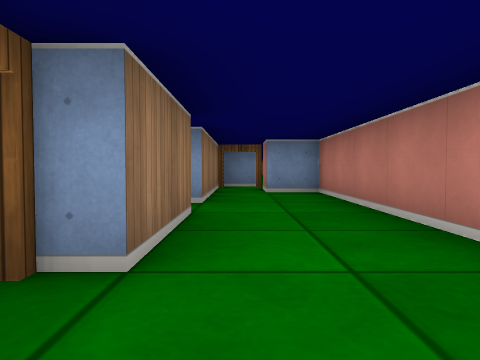
View 1 (above)

24 first-person views from a walk through a cub3D maze. The camera is about half as high as the walls, tilts 2° down and sees 70° across. The floor is counted in squares. Each view is taken from the middle of a square. On the plan, view 1 faces up. The plan holds only what a view shows up to about 9 squares ahead; the rest is blank.

View 2
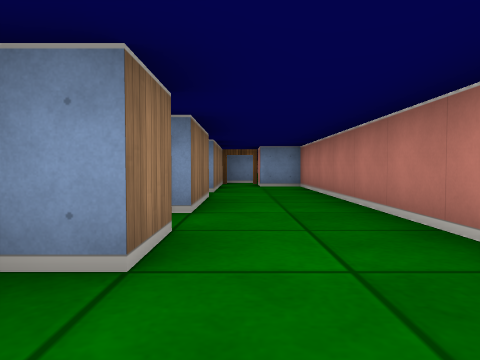

View 3
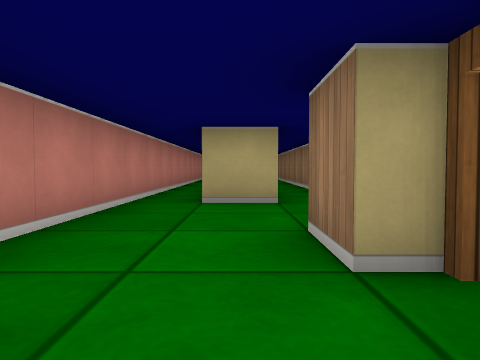

View 4
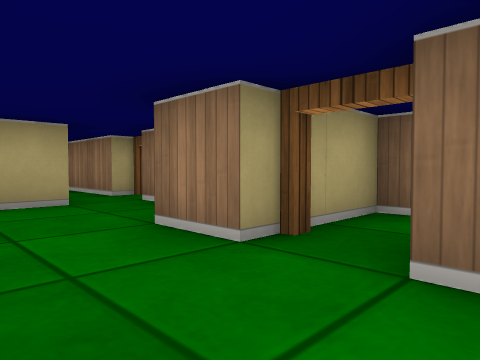

View 5
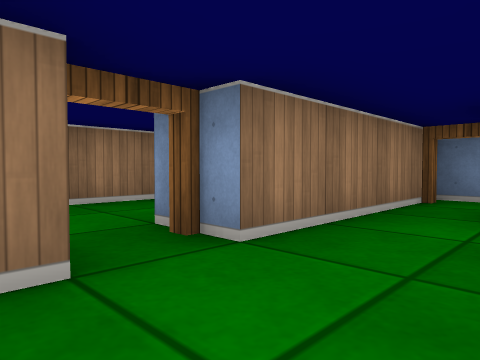

View 6
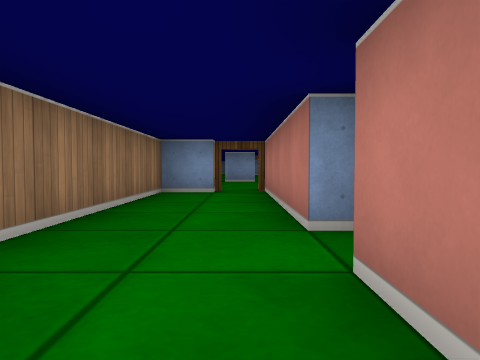

View 7
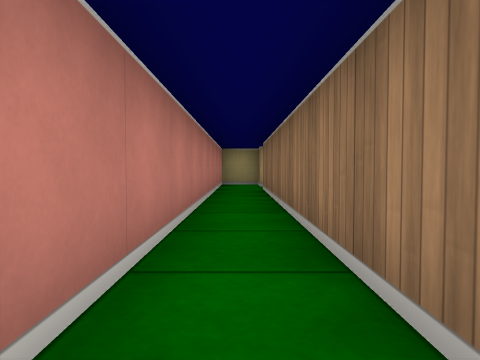

View 8
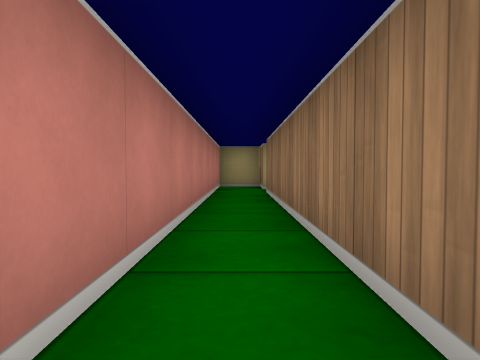

View 9
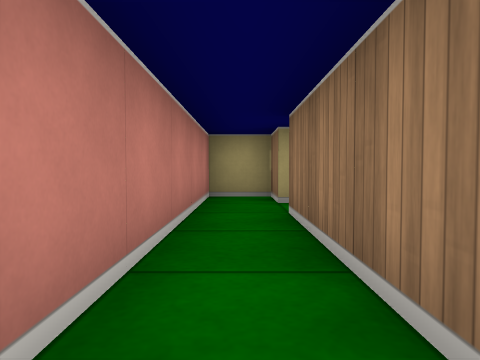

View 10
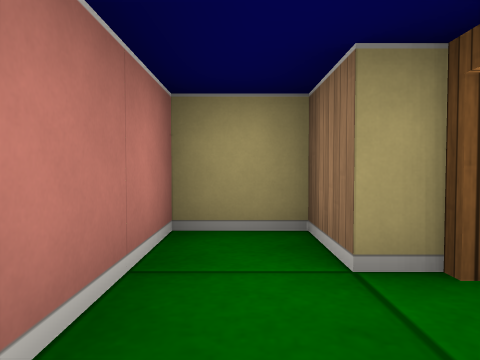

View 11
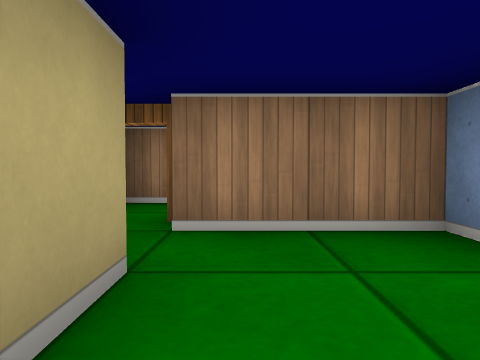

View 12
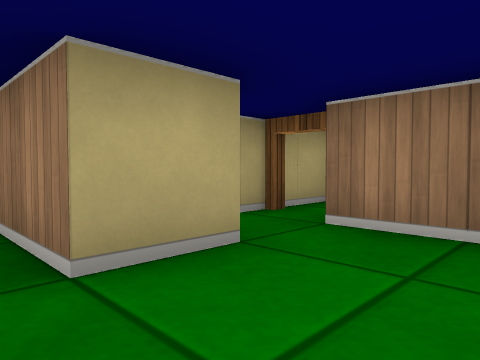

View 13
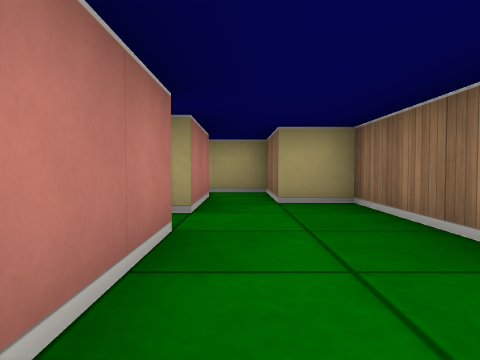

View 14
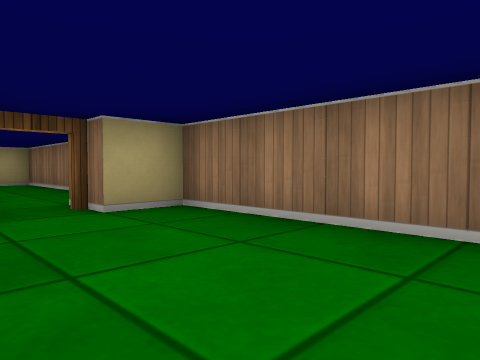

View 15
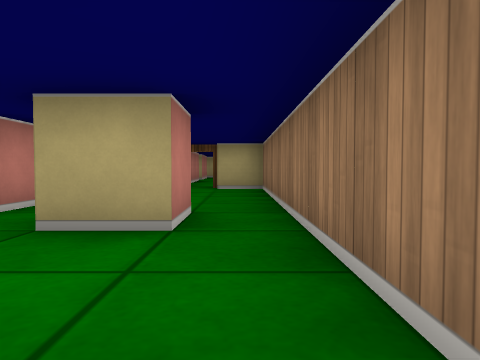

View 16
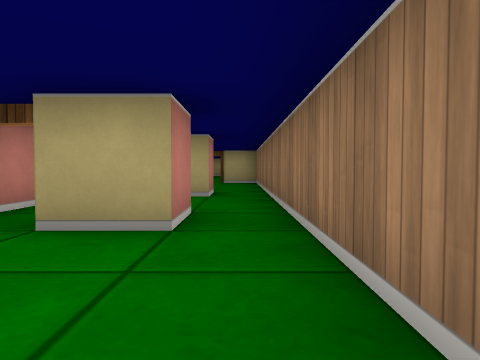

View 17
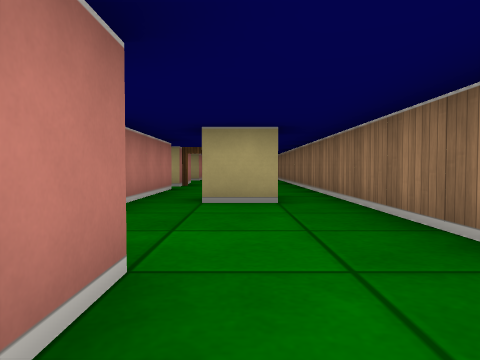

View 18
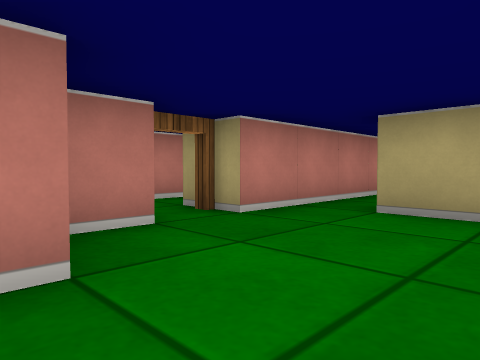

View 19
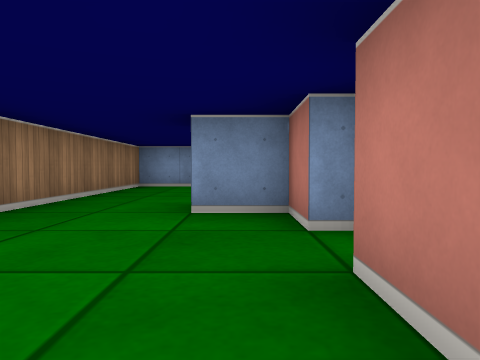

View 20
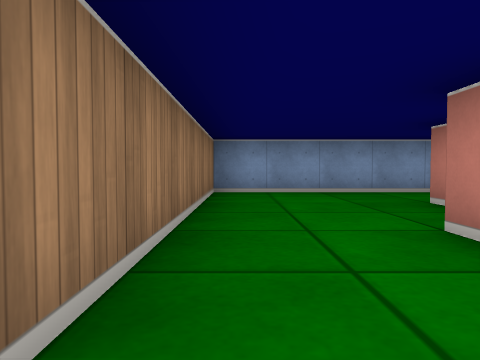

View 21
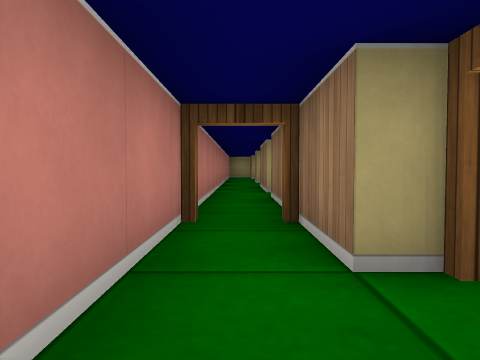

View 22
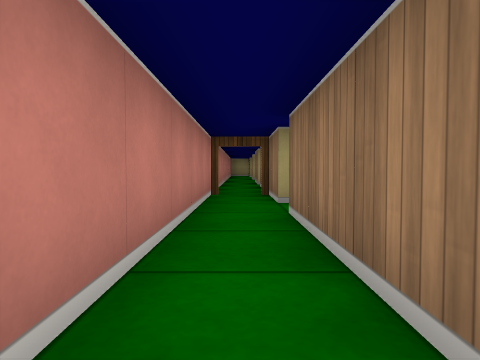

View 23
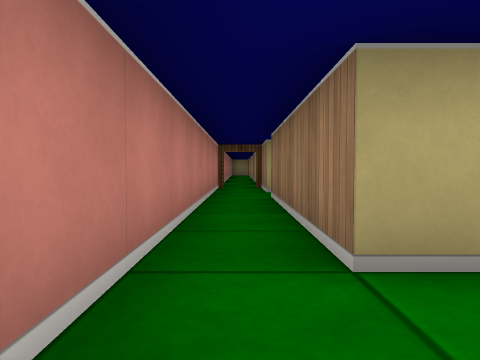

View 24
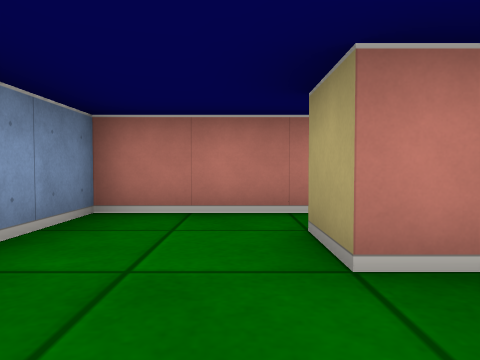

### Floor plan
Ten units are one square. View 1 is at (0, 0); x grows to the right and y downward. Boxes are objects, and circles mark ways between rooms. Rooms are numbered by the first view taken in them; rooms with no view inside come last. Other rooms are left out.
<svg viewBox="-40 -300 60 430">
<path fill="none" stroke="#000" d="M-6 25 5 25 5 105M-15 35 -15 71M-5 -5 -5 5 -15 5 -15 25M5 115 5 125 15 125 15 -65 5 -65M-5 -36 -5 -15M-5 -81 -5 -45M-15 -45 -15 -89M-25 -85 -35 -85 -35 -25 -25 -25 -25 -5 -5 -5M-15 -15 -15 -35M-5 -128 -5 -135M-25 -135 -25 -145 -15 -145M-5 -158 -5 -175M-25 -165 -25 -175M-35 -175 -35 -95 -25 -95M-5 -234 -5 -245 -15 -245 -15 -255M-25 -215 -15 -215M-5 -269 -5 -275M-5 -185 -5 -225M-5 -295 -35 -295 -35 -175M-25 -175 -15 -175M-5 -275 5 -275 5 -235M5 -225 5 -210M15 -210 15 -295 -5 -295M-5 -175 5 -175 5 -155M15 -152 15 -210M5 -210 5 -185"/>
<circle cx="-10" cy="-10" r="3" fill="#2a7"/>
<circle cx="-10" cy="-40" r="3" fill="#2a7"/>
<circle cx="-20" cy="-90" r="3" fill="#2a7"/>
<circle cx="-10" cy="-170" r="3" fill="#2a7"/>
<circle cx="-30" cy="-170" r="3" fill="#2a7"/>
<circle cx="10" cy="-165" r="3" fill="#2a7"/>
<circle cx="0" cy="-230" r="3" fill="#2a7"/>
<circle cx="0" cy="-285" r="3" fill="#2a7"/>
<circle cx="0" cy="-180" r="3" fill="#2a7"/>
<circle cx="10" cy="-210" r="3" fill="#2a7"/>
<text x="10" y="40">1</text>
<text x="-20" y="-50">2</text>
<text x="-10" y="-130">3</text>
<text x="-20" y="-240">4</text>
<text x="10" y="-260">5</text>
<text x="10" y="-180">6</text>
</svg>
Room 1 opens to room 2. Room 2 opens to room 3. Room 3 opens to room 4. Room 3 opens to room 6. Room 4 opens to room 5. Room 4 opens to room 6. Room 5 opens to room 6.

Where each view was taken, in squares from view 1:
view 1: 0 up, 0 right, facing up
view 2: 2 down, 0 right, facing up
view 3: 2 up, 0 right, facing down
view 4: 2 up, 1 right, facing down-left
view 5: 3 up, 1 right, facing up-left
view 6: 2 up, 2 left, facing up
view 7: 3 down, 1 right, facing down
view 8: 4 down, 1 right, facing down
view 9: 7 down, 1 right, facing down
view 10: 10 down, 1 right, facing down
view 11: 2 down, 1 right, facing left
view 12: 1 down, 1 right, facing down-left
view 13: 7 up, 2 left, facing down
view 14: 13 up, 1 left, facing down-left
view 15: 17 up, 3 left, facing down
view 16: 20 up, 3 left, facing down
view 17: 26 up, 2 left, facing down
view 18: 25 up, 3 left, facing down-right
view 19: 21 up, 1 left, facing up
view 20: 23 up, 3 left, facing up
view 21: 24 up, 1 right, facing down
view 22: 27 up, 1 right, facing down
view 23: 29 up, 1 right, facing down
view 24: 28 up, 2 left, facing right
